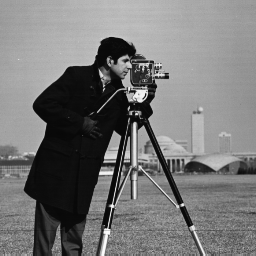
#> input picture Image/cameraman.tif, 256 x 256 px
$ jupyter execute 'Projet Hog.ipynb'   (older library calls are emulated)
#> lines starting #> are read from the running program, lines starting #| are printed output that depends on the picture
# Projet Histogram of oriented gradient

[cell 1]
import matplotlib.pyplot as plt
import numpy as np
import cv2
import itertools
from scipy.ndimage.interpolation import shift
import math

## 1 :  Preprocess the Data

We need to preprocess the image and bring down the width to height ratio to 1:2. The image size should preferably be 64 x 128. This is because we will be dividing the image into 8x8 and 16x16 patches to extract the features. Having the specified size (64 x 128) will make all our calculations pretty simple. In fact, this is the exact value used in the original paper.

[cell 2]
path_base =  'Image/'
image = cv2.imread(path_base+'cameraman.tif',0)
#> image is the input picture: shape (256, 256); min 7, max 253, mean 118.7

plt.imshow(image,'gray')
plt.show()
print("taille de l'image : ", image.shape)
#| taille de l'image :  (256, 256)

[cell 3]
dsize= (64,128)
image_resized = cv2.resize(image, dsize, interpolation = cv2.INTER_AREA)
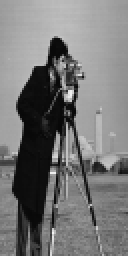
#> image_resized: shape (128, 64) (shown 2 times larger); min 8, max 243, mean 118.7

[cell 4]
plt.imshow(image_resized,'gray')
plt.show()
print("taille de l'image : ", image_resized.shape)
#| taille de l'image :  (128, 64)

[cell 5]
image = cv2.imread(path_base+'Fleche.jpg',0)
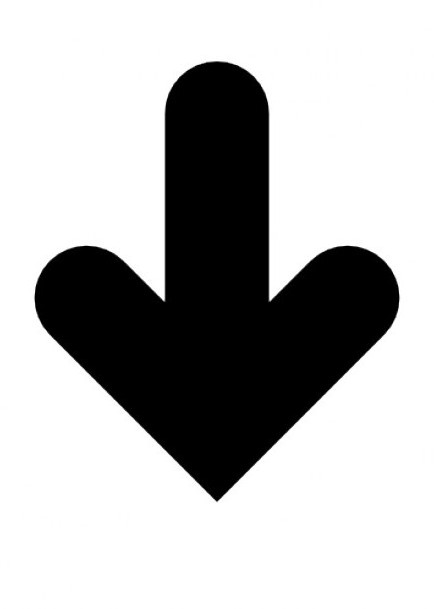
#> input picture Image/Fleche.jpg, 434 x 609 px
#> image is the input picture: shape (609, 434); min 0, max 255, mean 184

plt.imshow(image,'gray')
plt.show()
print("taille de l'image : ", image.shape)
#| taille de l'image :  (609, 434)

dsize= (64,128)
image_resized = cv2.resize(image, dsize, interpolation = cv2.INTER_AREA)

plt.imshow(image_resized,'gray')
plt.show()
print("taille de l'image : ", image_resized.shape)
#| taille de l'image :  (128, 64)

## 2 : Calculating Gradients (direction x and y)

The next step is to calculate the gradient for every pixel in the image. Gradients are the small change in the x and y directions.

To determine the gradient (or change) in the x-direction, we need to subtract the value on the left from the pixel value on the right. Similarly, to calculate the gradient in the y-direction, we will subtract the pixel value below from the pixel value above the selected pixel.

This process will give us two new matrices – one storing gradients in the x-direction and the other storing gradients in the y direction.

[cell 6]
masque = np.array([[-1,0,1]])

[cell 7]
def matrice_x(img, h):
    h_rows,h_cols=h.shape
    rows,cols = img.shape

    large_img = np.zeros((rows+h_rows-1,cols+h_cols-1))
    large_img[h_rows//2:h_rows//2+rows,h_cols//2:h_cols//2+cols]=img
    out_img = np.zeros((rows,cols))

    for i in range(rows):
        for j in range(cols):
            out_img[i,j]=np.sum(large_img[i:i+h_rows,j:j+h_cols]*h)

    out_img[:,0] = out_img[:,1]
    out_img[:,cols-1] = out_img[:,cols-2]
    out_img[0,:] = out_img[1,:]
    out_img[rows-1,:] = out_img[rows-2,:]

    return out_img

[cell 8]
def matrice_y(img, h):
    return matrice_x(img, h.T)

[cell 9]
plt.imshow(matrice_x(image_resized, masque), 'gray')
plt.title("Gradient Gx")
plt.show()
plt.imshow(matrice_y(image_resized, masque), 'gray')
#> in matrice_x (call 2), `large_img[h_rows//2:h_rows//2+rows,h_cols//2:h_cols//2+cols]=img`:
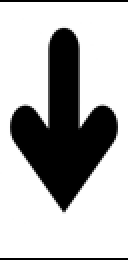
#> large_img: shape (130, 64) float64 (shown 2 times larger); min 0, max 255, mean 181.2
#> in matrice_x (call 2), `out_img[:,0] = out_img[:,1]`: out_img: shape (128, 64) float64; min -255, max 255, mean 0
#> in matrice_x (call 2), `out_img[0,:] = out_img[1,:]`: out_img: shape (128, 64) float64; min -255, max 238, mean -2
#> in matrice_x (call 2), `out_img[rows-1,:] = out_img[rows-2,:]`:
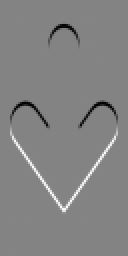
#> out_img: shape (128, 64) float64 (shown 2 times larger); min -254, max 238, mean 0; drawn with min black and max white
plt.title("Gradient Gy")
plt.show()

## 3 : Calculate the Magnitude and Orientation

For this step, we will be using the Pythagoras theorem (ça rappel pleins de souvenirs <3). Voir sur le site internet ça explique bien. Voici les formules :

Total Gradient Magnitude =  √[(Gx)2+(Gy)2]

Φ = atan(Gy / Gx)

[cell 10]
from numpy import arctan2

def magnitude_and_orientation(gx, gy):
    magnitude = np.sqrt(gx**2 + gy**2)

    orientation = (arctan2(gy, gx) * 180 / np.pi)
    orientation = orientation%180

    return magnitude, orientation

m, o = magnitude_and_orientation(matrice_x(image_resized, masque),matrice_y(image_resized, masque))
#> in magnitude_and_orientation, `orientation = orientation%180`:
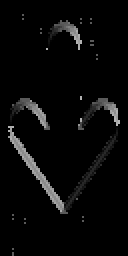
#> orientation: shape (128, 64) float64 (shown 2 times larger); min 0, max 179.7, mean 8.3

So now, for every pixel value, we have the total gradient (magnitude) and the orientation (direction). We need to generate the histogram using these gradients and orientations.

## 4 : Calculate Histogram of Gradients

[cell 11]
hist_bins = np.array([0,20,40,60,80,100,120,140,160])

def afficher_hist(hist, hist_bins):
    pos = np.arange(len(hist_bins))
    width = 1
    ax = plt.axes()
    ax.set_xticks(pos - (width / 2))
    ax.set_xticklabels(hist_bins)

    plt.bar(pos, hist, width, color='grey', edgecolor="black")
    plt.title("Histogram of Gradients")
    plt.xlabel("Orientation")
    plt.ylabel("Gradient Magnitude")
    plt.show()

[cell 12]
hist = np.zeros(9)
rows,cols = image_resized.shape
#> rows = 128; cols = 64

for i in range(rows):
    for j in range(cols) :
        hist[int(np.floor(o[i,j]/20))] += m[i,j]
#> after the loop, hist = [48688.4, 19748.7, 15436.2, 2579.3, 4835.8, 2582.3, 15366.6, 19971.5, 8853.6]

afficher_hist(hist, hist_bins)
#> in afficher_hist, `plt.show()`:
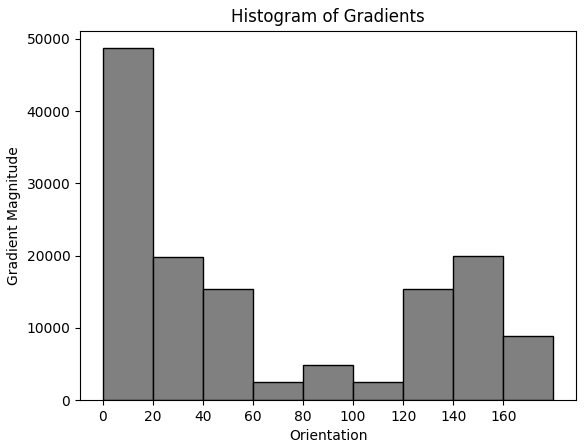
#> figure drawn by matplotlib, 1 panel; tallest bar 48688.4 high, from x = -0.5 to 0.5

## 4 : Calculate Histogram of Gradients in 8×8 cells (9×1)

The histograms created in the HOG feature descriptor are not generated for the whole image. Instead, the image is divided into 8×8 cells, and the histogram of oriented gradients is computed for each cell.

By doing so, we get the features (or histogram) for the smaller patches which in turn represent the whole image. We can certainly change this value here from 8 x 8 to 16 x 16 or 32 x 32.

If we divide the image into 8×8 cells and generate the histograms, we will get a 9 x 1 matrix for each cell.

[cell 13]
def histogram_per_cell(img):
    hist_bins = np.array([0,20,40,60,80,100,120,140,160])

    rows,cols = img.shape
    cells = (cols//8)*(rows//8)
    histograms = np.zeros(((rows//8),(cols//8),9))

    k = 0
    l = 0
    cell_x = 0
    cell_y = 0

    while True:
        for i in range(8):
            for j in range(8):
                case_inf = int(np.floor(o[i+k,j+l]/20))

                # Si le degré est entre 160 et 180, va partager avec la case 0 qui correspond à 0°-20°
                if (case_inf == 8):
                    m1 = ((180-o[i+k,j+l])/20) * m[i+k,j+l]
                    m2 = ((o[i+k,j+l]-hist_bins[case_inf])/20) * m[i+k,j+l]

                    histograms[cell_y, cell_x, case_inf] += m1
                    histograms[cell_y, cell_x, 0] += m2

                # Sinon : on peut faire hist_bins[case_inf + 1] sans problème
                else:
                    m1 = ((hist_bins[case_inf+1]-o[i+k,j+l])/20) * m[i+k,j+l]
                    m2 = ((o[i+k,j+l]-hist_bins[case_inf])/20) * m[i+k,j+l]

                    histograms[cell_y, cell_x, case_inf] += m1
                    histograms[cell_y, cell_x, case_inf + 1] += m2

        cell_x += 1
        l += 8

        # Si on arrive à 8 fenêtres sur une même ligne :
        # On passe à la ligne d'après (k += 8)
        # Et on revient à la première colonne (l = 0)
        if (l == 64):
            cell_x = 0
            cell_y += 1
            l = 0
            k += 8

        # Si on arrive à la fenêtre en bas à droite alors c'est la fin
        if (k == 128):
            break

    return histograms

[cell 14]
def histogram_per_cell_ancienne_version(img):
    rows,cols = img.shape
    cells = (cols//8)*(rows//8)
    histograms = np.zeros(((rows//8),(cols//8),9))

    k = 0
    l = 0
    cell_x = 0
    cell_y = 0

    while True:
        for i in range(8):
            for j in range(8):
                histograms[cell_y, cell_x, int(np.floor(o[i+k,j+l]/20))] += m[i+k,j+l]
        cell_x += 1
        l += 8

        # Si on arrive à 8 fenêtres sur une même ligne :
        # On passe à la ligne d'après (k += 8)
        # Et on revient à la première colonne (l = 0)
        if (l == 64):
            cell_x = 0
            cell_y += 1
            l = 0
            k += 8

        # Si on arrive à la fenêtre en bas à droite alors c'est la fin
        if (k == 128):
            break

    return histograms

[cell 15]
histograms = histogram_per_cell(image_resized)
#> after the loop in histogram_per_cell, `while True:`: cell_x = 0; cell_y = 16; k = 128; l = 0
histograms_ancienne_version = histogram_per_cell_ancienne_version(image_resized)
#> after the loop in histogram_per_cell_ancienne_version, `while True:`: cell_y = 16; k = 128; l = 0
histograms.shape
#> Out = (16, 8, 9)

[cell 16]
# Histrogramme orienté de la cellule x=6 et y=10
afficher_hist(histograms[10,6,:], hist_bins)
afficher_hist(histograms_ancienne_version[10,6,:], hist_bins)
#> in afficher_hist (call 3), `plt.show()`:
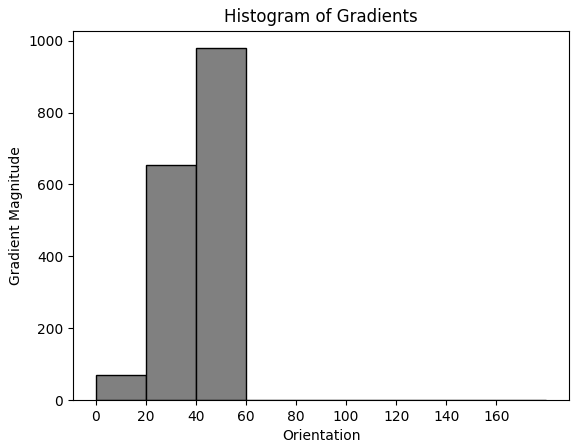
#> figure drawn by matplotlib, 1 panel; tallest bar 978.8 high, from x = 1.5 to 2.5

## 5 : Normalize gradients in 16×16 cell (36×1)

Although we already have the HOG features created for the 8×8 cells of the image, the gradients of the image are sensitive to the overall lighting. This means that for a particular picture, some portion of the image would be very bright as compared to the other portions.

We cannot completely eliminate this from the image. But we can reduce this lighting variation by normalizing the gradients by taking 16×16 blocks.

Here, we will be combining four 8×8 cells to create a 16×16 block. And we already know that each 8×8 cell has a 9×1 matrix for a histogram. So, we would have four 9×1 matrices or a single 36×1 matrix. To normalize this matrix, we will divide each of these values by the square root of the sum of squares of the values. Mathematically, for a given vector V:

V = [a1, a2, a3, ….a36]

We calculate the root of the sum of squares:

k = √(a1)2+ (a2)2+ (a3)2+ …. (a36)2

And divide all the values in the vector V with this value k

[cell 17]
def normalise_histogram(histograms, nb_cells_y, nb_cells_x):
    e = 1e-7

    # On veut des blocs de 4 fenêtres = 2*2
    bx = 2
    by = 2

    n_blocksx = (nb_cells_x - bx) + 1
    n_blocksy = (nb_cells_y - by) + 1

    # On a 15 blocs * 7 blocs (les blocs s'entrecroise)
    normalised_blocks = np.zeros((n_blocksy, n_blocksx, 9))

    for x in range(n_blocksx):
        for y in range(n_blocksy):
            block = histograms[y:y + by, x:x + bx, :]
            normalised_blocks[y, x, :] = np.clip(block[0, 0, :] /
                                                    np.sqrt((block**2).sum() + e), 0, 0.2)

            k = np.sqrt((normalised_blocks[y, x, :]**2).sum() + e)
            normalised_blocks[y, x, :] /= k


    return normalised_blocks

[cell 18]
nb_cells_x = cols//8
#> nb_cells_x = 8
nb_cells_y = rows//8
#> nb_cells_y = 16

normalised_blocks = normalise_histogram(histograms, nb_cells_y, nb_cells_x)
normalised_blocks.shape
#> Out = (15, 7, 9)

[cell 19]
def final_vector(histograms):

    e = 1e-3
    # On veut des blocs de 4 fenêtres = 2*2
    bx = 2
    by = 2

    n_blocksx = (nb_cells_x - bx) + 1
    n_blocksy = (nb_cells_y - by) + 1

    all_vector = np.zeros((n_blocksy, n_blocksx, 36))
    vector = np.zeros(36)

    for x in range(n_blocksx):
        for y in range(n_blocksy):

            all_vector[y,x,0:9] = histograms[y,x,:]
            all_vector[y,x,9:18] = histograms[y,x+1,:]
            all_vector[y,x,18:27] = histograms[y+1,x,:]
            all_vector[y,x,27:36] = histograms[y+1,x+1,:]

            somme_carre = 0
            for i in range(36):
                somme_carre += all_vector[y,x,i]**2

            k = np.sqrt(somme_carre) + e

            all_vector[y,x,:] = all_vector[y,x,:]/k

    return all_vector

all_vector = final_vector(histograms)
all_vector.shape
#> Out = (15, 7, 36)

On a maintenant 15x7 = 105 blocs normalisés !

Chacun de ses blocs contient 9x4 = 36 caractéristiques d'orientation et de magnitude. (9 = bins (degrés) et 4 = nombres de fenêtre par bloc)

Au total on a 105x36 = 3780 caractéristiques !

## 6. Afficher HOG

[cell 20]
def afficher_image(hist):

    height = 128
    width = 64
    hog_image = np.zeros((height, width))

    centre_cell = 8 / 2
    max_mag = np.array(hist).max()

    for x in range(hist.shape[0]):
            for y in range(hist.shape[1]):

                grad = hist[x][y]
                grad /= max_mag
                angle = 0
                angle_gap = 360 / 9 # divisé par le nombre de bins

                for magnitude in grad:
                    angle_radian = math.radians(angle)
                    x1 = int(x * 8 + magnitude * centre_cell * math.cos(angle_radian))
                    y1 = int(y * 8 + magnitude * centre_cell * math.sin(angle_radian))
                    x2 = int(x * 8 - magnitude * centre_cell * math.cos(angle_radian))
                    y2 = int(y * 8 - magnitude * centre_cell * math.sin(angle_radian))
                    cv2.line(hog_image, (y1, x1), (y2, x2), int(255 * math.sqrt(magnitude)))
                    angle += angle_gap

    plt.figure(figsize = (10,5))
    plt.imshow(hog_image, 'gray')
    plt.show()

afficher_image(histograms)
#> in afficher_image, `max_mag = np.array(hist).max()`: max_mag = 3491.2
#> after the loop in afficher_image, `for x in range(hist.shape[0]):`:
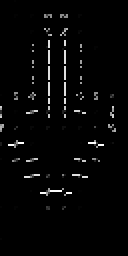
#> hog_image: shape (128, 64) float64 (shown 2 times larger); min 0, max 255, mean 5.8

[cell 21]
afficher_image(histograms_ancienne_version)
#> in afficher_image (call 2), `max_mag = np.array(hist).max()`: max_mag = 3006.7
#> after the loop in afficher_image (call 2), `for x in range(hist.shape[0]):`:
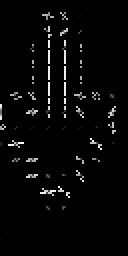
#> hog_image: shape (128, 64) float64 (shown 2 times larger); min 0, max 255, mean 6.8

## Fin : réponse à avoir

[cell 22]
from skimage.feature import hog

fd, hog_image = hog(image_resized, orientations=9, pixels_per_cell=(8, 8),
                    cells_per_block=(2, 2), visualize=True, multichannel=False)
#> fd = 3780 values, max 1 at index 315, min 0 at index 0, mean 0.0521

[cell 23]
fig, (ax1, ax2) = plt.subplots(1, 2, figsize=(12, 6), sharex=True, sharey=True)

ax1.imshow(image_resized, cmap=plt.cm.gray)
ax1.set_title('Input image')

ax2.imshow(hog_image, cmap=plt.cm.gray)
ax2.set_title('Histogram of Oriented Gradients')

plt.show()
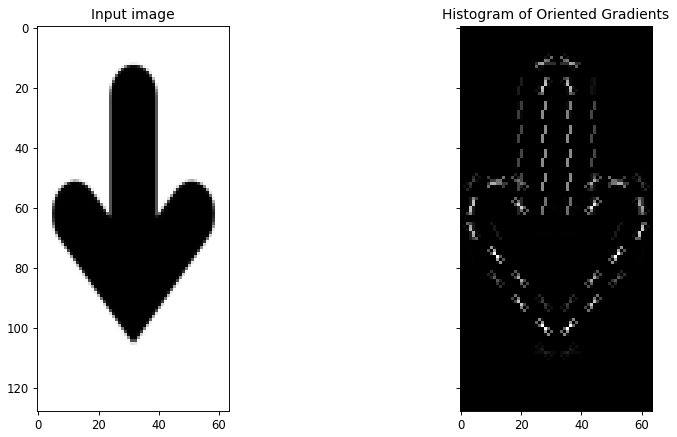
#> figure drawn by matplotlib, 2 panels
